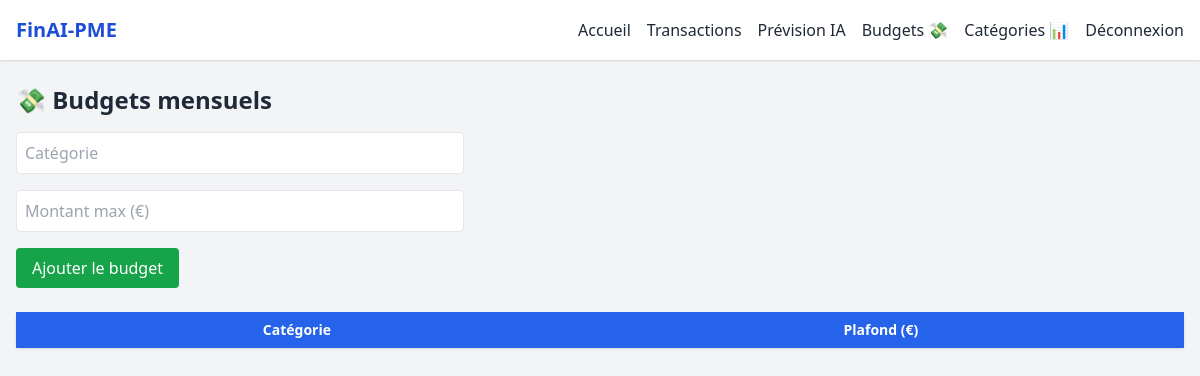
The app's page /budgets (signed in), older data.
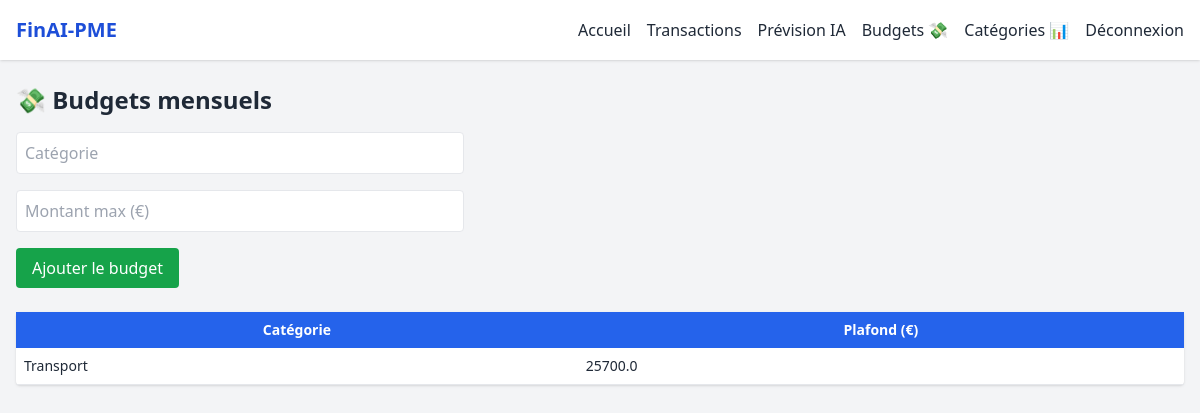
The same page, newer data.
### app.py (models this page shows)
class Budget(db.Model):
    id = db.Column(db.Integer, primary_key=True)
    category = db.Column(db.String(100), nullable=False)
    montant_max = db.Column(db.Float, nullable=False)
    user_id = db.Column(db.Integer, db.ForeignKey('user.id'))

### app.py (the view, shortened to what this page needs)
@app.route('/budgets', methods=['GET', 'POST'])
@login_required
def budgets():
    budgets = Budget.query.filter_by(user_id=current_user.id).all()
    return render_template('budgets.html', budgets=budgets)

### app.py (called while the page is built)
@login_manager.user_loader
def load_user(user_id):
    return User.query.get(int(user_id))

### templates/budgets.html
{% extends 'base.html' %}
{% block content %}
<h2 class="text-2xl font-bold mb-4">💸 Budgets mensuels</h2>
<form method="POST" class="mb-6 space-y-4 max-w-md">
  <input type="text" name="category" placeholder="Catégorie" required class="w-full border p-2 rounded" />
  <input type="number" name="montant_max" placeholder="Montant max (€)" required class="w-full border p-2 rounded" />
  <button class="bg-green-600 text-white px-4 py-2 rounded">Ajouter le budget</button>
</form>
<table class="w-full bg-white rounded shadow text-sm">
  <thead class="bg-blue-600 text-white">
    <tr><th class="p-2">Catégorie</th><th class="p-2">Plafond (€)</th></tr>
  </thead>
  <tbody>
    {% for b in budgets %}
    <tr class="border-b"><td class="p-2">{{ b.category }}</td><td class="p-2">{{ b.montant_max }}</td></tr>
    {% endfor %}
  </tbody>
</table>
{% endblock %}

### templates/base.html (shortened to what this page needs)
<!DOCTYPE html>
<html lang="fr">
<head>
  <script src="https://cdn.tailwindcss.com"></script>
</head>
<body class="bg-gray-100 text-gray-800">
  <header class="bg-white shadow">
    <div class="max-w-7xl mx-auto px-4 py-4 flex justify-between items-center">
      <h1 class="text-xl font-bold text-blue-700">FinAI-PME</h1>
      <nav id="menu" class="hidden md:flex space-x-4">
        <a href="/home" class="hover:text-blue-600">Accueil</a>
        <a href="/transactions" class="hover:text-blue-600">Transactions</a>
        <a href="/forecast" class="hover:text-blue-600">Prévision IA</a>
        <a href="/budgets" class="hover:text-blue-600">Budgets 💸</a>
        <a href="/categories" class="hover:text-blue-600">Catégories 📊</a>
        <a href="/logout" class="hover:text-red-600">Déconnexion</a>
      </nav>
    </div>
  </header>
  <main class="max-w-7xl mx-auto px-4 py-6">
    {% block content %}{% endblock %}
  </main>
</body>
</html>

Row changes from the older to the newer data that the page shows:
added Budget: category "Transport", montant_max "25700.0"
